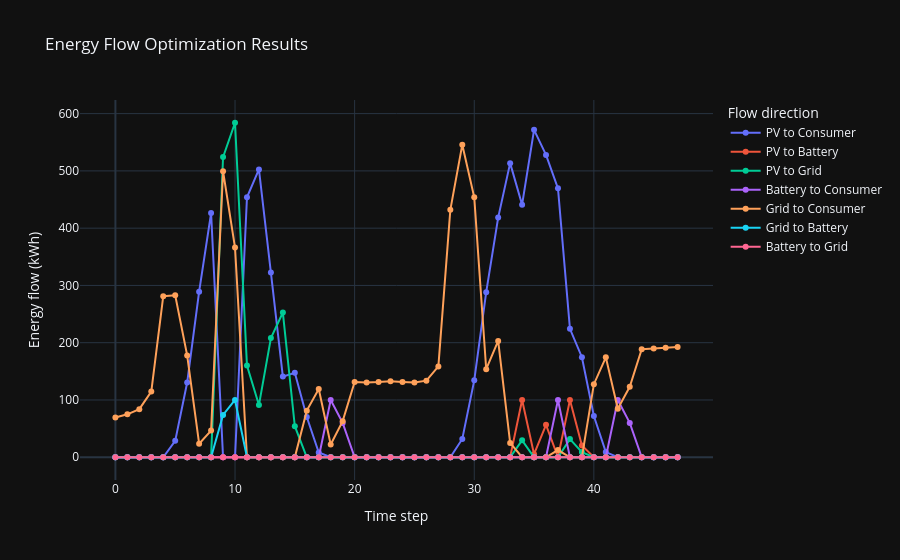

The notebook cell this image was saved under:
### Code cell
generate_flows_plot(efo).show()

### Figure 1 — Plotly figure (JSON) as saved in the notebook; plotly's stock layout.template omitted (floating-point values rounded to 4 significant figures)
{"data": [{"mode": "lines+markers", "name": "PV to Consumer", "type": "scatter", "x": [0, 1, 2, 3, 4, 5, 6, 7, 8, 9, 10, 11, 12, 13, 14, 15, 16, 17, 18, 19, 20, 21, 22, 23, 24, 25, 26, 27, 28, 29, 30, 31, 32, 33, 34, 35, 36, 37, 38, 39, 40, 41, 42, 43, 44, 45, 46, 47], "y": [0, 0, 0, 0, 0, 28.68, 130.4, 289.1, 426.4, 0, 0, 454.0, 502.6, 322.4, 140.8, 147.5, 70.22, 8.23, 0, 0, 0, 0, 0, 0, 0, 0, 0, 0, 0.00139, 31.9, 134.3, 288.3, 418.5, 513.5, 441.0, 571.7, 527.9, 469.5, 224.3, 174.7, 71.94, 9.032, 0, 0, 0, 0, 0, 0]}, {"mode": "lines+markers", "name": "PV to Battery", "type": "scatter", "x": [0, 1, 2, 3, 4, 5, 6, 7, 8, 9, 10, 11, 12, 13, 14, 15, 16, 17, 18, 19, 20, 21, 22, 23, 24, 25, 26, 27, 28, 29, 30, 31, 32, 33, 34, 35, 36, 37, 38, 39, 40, 41, 42, 43, 44, 45, 46, 47], "y": [0, 0, 0, 0, 0, 0, 0, 0, 0, 0, 0, 0, 0, 0, 0, 0, 0, 0, 0, 0, 0, 0, 0, 0, 0, 0, 0, 0, 0, 0, 0, 0, 0, 0, 100, 5.327, 56.67, 0, 100, 20.61, 0, 0, 0, 0, 0, 0, 0, 0]}, {"mode": "lines+markers", "name": "PV to Grid", "type": "scatter", "x": [0, 1, 2, 3, 4, 5, 6, 7, 8, 9, 10, 11, 12, 13, 14, 15, 16, 17, 18, 19, 20, 21, 22, 23, 24, 25, 26, 27, 28, 29, 30, 31, 32, 33, 34, 35, 36, 37, 38, 39, 40, 41, 42, 43, 44, 45, 46, 47], "y": [0, 0, 0, 0, 0, 0, 0, 0, 0, 524.1, 584.1, 160.2, 91.13, 208.2, 252.7, 54.17, 0, 0, 0, 0, 0, 0, 0, 0, 0, 0, 0, 0, 0, 0, 0, 0, 0, 0, 29.5, 0, 0, 0, 31.67, 9.044, 0, 0, 0, 0, 0, 0, 0, 0]}, {"mode": "lines+markers", "name": "Battery to Consumer", "type": "scatter", "x": [0, 1, 2, 3, 4, 5, 6, 7, 8, 9, 10, 11, 12, 13, 14, 15, 16, 17, 18, 19, 20, 21, 22, 23, 24, 25, 26, 27, 28, 29, 30, 31, 32, 33, 34, 35, 36, 37, 38, 39, 40, 41, 42, 43, 44, 45, 46, 47], "y": [0, 0, 0, 0, 0, 0, 0, 0, 0, 0, 0, 0, 0, 0, 0, 0, 0, 0, 100, 60, 0, 0, 0, 0, 0, 0, 0, 0, 0, 0, 0, 0, 0, 0, 0, 0, 0, 100, 0, 0, 0, 0, 100, 60, 0, 0, 0, 0]}, {"mode": "lines+markers", "name": "Grid to Consumer", "type": "scatter", "x": [0, 1, 2, 3, 4, 5, 6, 7, 8, 9, 10, 11, 12, 13, 14, 15, 16, 17, 18, 19, 20, 21, 22, 23, 24, 25, 26, 27, 28, 29, 30, 31, 32, 33, 34, 35, 36, 37, 38, 39, 40, 41, 42, 43, 44, 45, 46, 47], "y": [69.54, 74.94, 83.94, 114.6, 281.1, 282.8, 177.9, 23.65, 46.53, 499.5, 366.1, 0, 0, 0, 0, 0, 81.41, 119.1, 22.35, 63.05, 131.2, 130.3, 131.2, 132.8, 131.5, 130.6, 133.7, 158.5, 432.0, 545.8, 453.8, 153.7, 203.1, 25.08, 0, 0, 0, 12.62, 0, 0, 127.6, 174.5, 84.65, 123.1, 188.5, 190.1, 191.3, 192.4]}, {"mode": "lines+markers", "name": "Grid to Battery", "type": "scatter", "x": [0, 1, 2, 3, 4, 5, 6, 7, 8, 9, 10, 11, 12, 13, 14, 15, 16, 17, 18, 19, 20, 21, 22, 23, 24, 25, 26, 27, 28, 29, 30, 31, 32, 33, 34, 35, 36, 37, 38, 39, 40, 41, 42, 43, 44, 45, 46, 47], "y": [0, 0, 0, 0, 0, 0, 0, 0, 0, 73.91, 100, 0, 0, 0, 0, 0, 0, 0, 0, 0, 0, 0, 0, 0, 0, 0, 0, 0, 0, 0, 0, 0, 0, 0, 0, 0, 0, 0, 0, 0, 0, 0, 0, 0, 0, 0, 0, 0]}, {"mode": "lines+markers", "name": "Battery to Grid", "type": "scatter", "x": [0, 1, 2, 3, 4, 5, 6, 7, 8, 9, 10, 11, 12, 13, 14, 15, 16, 17, 18, 19, 20, 21, 22, 23, 24, 25, 26, 27, 28, 29, 30, 31, 32, 33, 34, 35, 36, 37, 38, 39, 40, 41, 42, 43, 44, 45, 46, 47], "y": [0, 0, 0, 0, 0, 0, 0, 0, 0, 0, 0, 0, 0, 0, 0, 0, 0, 0, 0, 0, 0, 0, 0, 0, 0, 0, 0, 0, 0, 0, 0, 0, 0, 0, 0, 0, 0, 0, 0, 0, 0, 0, 0, 0, 0, 0, 0, 0]}], "layout": {"hovermode": "x unified", "legend": {"title": {"text": "Flow direction"}}, "title": {"text": "Energy Flow Optimization Results"}, "xaxis": {"title": {"text": "Time step"}}, "yaxis": {"title": {"text": "Energy flow (kWh)"}}}}
